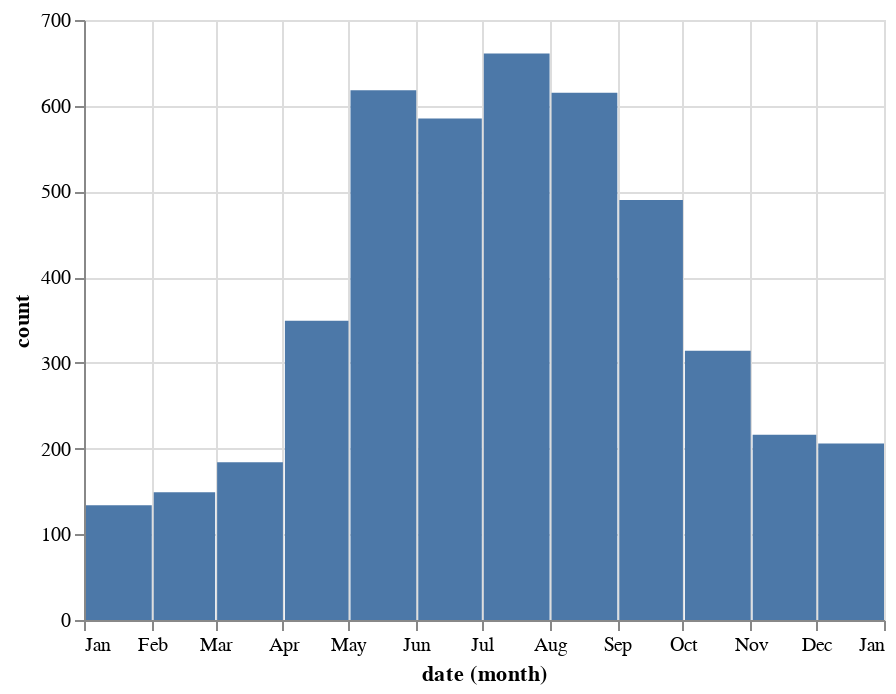

The code cell stored with this chart in its notebook:
### Markdown cell above
### Show number of identifiers per month

### Code cell
identifiers_by_month = get_monthly_counts(get_observation_identifiers, 'Identifiers')
alt.Chart(identifiers_by_month).mark_bar().encode(x='month(date):T', y='count:Q')

### Figure 1 — Vega-Lite specification as saved in the notebook (floating-point values rounded to 4 significant figures)
{"config": {"view": {"continuousWidth": 400, "continuousHeight": 300}}, "data": {"name": "data-968b7405da38bff62375886af5f78404"}, "mark": "bar", "encoding": {"x": {"type": "temporal", "field": "date", "timeUnit": "month"}, "y": {"type": "quantitative", "field": "count"}}, "$schema": "https://vega.github.io/schema/vega-lite/v4.8.1.json", "datasets": {"data-968b7405da38bff62375886af5f78404": [{"metric": "Identifiers", "date": "2020-01-01T00:00:00", "count": 134}, {"metric": "Identifiers", "date": "2020-02-01T00:00:00", "count": 149}, {"metric": "Identifiers", "date": "2020-03-01T00:00:00", "count": 184}, {"metric": "Identifiers", "date": "2020-04-01T00:00:00", "count": 349}, {"metric": "Identifiers", "date": "2020-05-01T00:00:00", "count": 618}, {"metric": "Identifiers", "date": "2020-06-01T00:00:00", "count": 585}, {"metric": "Identifiers", "date": "2020-07-01T00:00:00", "count": 661}, {"metric": "Identifiers", "date": "2020-08-01T00:00:00", "count": 615}, {"metric": "Identifiers", "date": "2020-09-01T00:00:00", "count": 490}, {"metric": "Identifiers", "date": "2020-10-01T00:00:00", "count": 314}, {"metric": "Identifiers", "date": "2020-11-01T00:00:00", "count": 216}, {"metric": "Identifiers", "date": "2020-12-01T00:00:00", "count": 206}]}}
